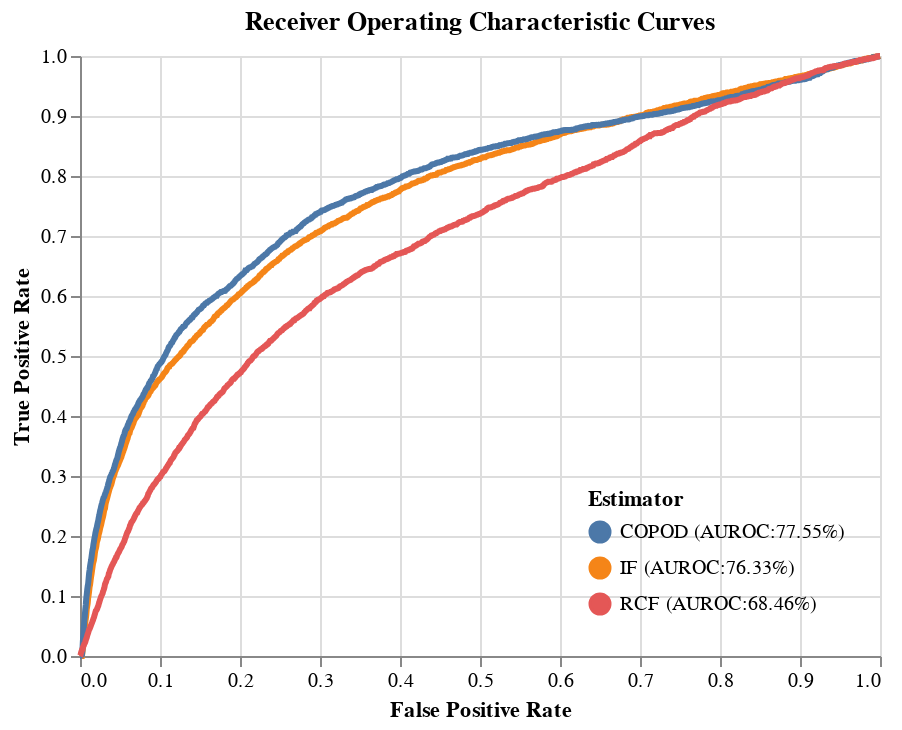

The cell this chart's notebook holds for it:
### Code cell
x = np.linspace(0, 1, int(5000 / 3))
source = np.c_[
    x,
    interp1d(roc_curves[0], roc_curves[1])(x),
    interp1d(roc_curves[3], roc_curves[4])(x),
    interp1d(roc_curves[6], roc_curves[7])(x),
]
columns = [
    f"IF (AUROC:{aurocs[0]:0.2%})",
    f"COPOD (AUROC:{aurocs[1]:0.2%})",
    f"RCF (AUROC:{aurocs[2]:0.2%})",
]
source = pd.DataFrame(source, columns=["x"] + columns)
source = pd.melt(source, id_vars=["x"], value_vars=columns)

highlight = alt.selection(
    type="single", on="mouseover", fields=["variable"], nearest=True
)
base = alt.Chart(source).encode(
    x=alt.X("x:Q", title="False Positive Rate"),
    y=alt.Y("value:Q", title="True Positive Rate"),
    color=alt.Color(
        "variable:N", legend=alt.Legend(title="Estimator", orient="bottom-right")
    ),
)
points = (
    base.mark_circle()
    .encode(opacity=alt.value(0))
    .add_selection(highlight)
    .properties()
)
line = base.mark_line().encode(
    size=alt.condition(~highlight, alt.value(1.5), alt.value(3))
)
(points + line).properties(title="Receiver Operating Characteristic Curves")

### Figure 1 — Vega-Lite specification as saved in the notebook (floating-point values rounded to 4 significant figures; data arrays with more than 128 entries replaced by an {"elided": "..."} marker saying what was removed)
{"config": {"view": {"continuousWidth": 400, "continuousHeight": 300}}, "layer": [{"mark": "circle", "encoding": {"color": {"type": "nominal", "field": "variable", "legend": {"orient": "bottom-right", "title": "Estimator"}}, "opacity": {"value": 0}, "x": {"type": "quantitative", "field": "x", "title": "False Positive Rate"}, "y": {"type": "quantitative", "field": "value", "title": "True Positive Rate"}}, "selection": {"selector003": {"type": "single", "on": "mouseover", "fields": ["variable"], "nearest": true}}}, {"mark": "line", "encoding": {"color": {"type": "nominal", "field": "variable", "legend": {"orient": "bottom-right", "title": "Estimator"}}, "size": {"condition": {"value": 1.5, "selection": {"not": "selector003"}}, "value": 3}, "x": {"type": "quantitative", "field": "x", "title": "False Positive Rate"}, "y": {"type": "quantitative", "field": "value", "title": "True Positive Rate"}}}], "data": {"name": "data-b41c4b9f93733a1a7b0b21941fdf3a5d"}, "title": "Receiver Operating Characteristic Curves", "$schema": "https://vega.github.io/schema/vega-lite/v4.8.1.json", "datasets": {"data-b41c4b9f93733a1a7b0b21941fdf3a5d": {"elided": "4998 records"}}}
